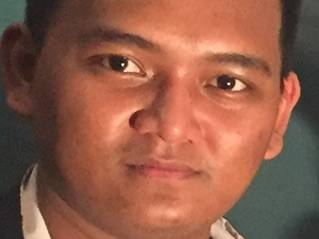
#> input picture ganteng.jpg, 319 x 239 px
$ jupyter execute 'DCT visualization.ipynb'
#> lines starting #> are read from the running program, lines starting #| are printed output that depends on the picture
[cell 1]
import cv2
import numpy as np
import matplotlib.pyplot as plt
from math import sqrt, cos, pi

N, M = 8, 8

# Transform image into DCT

[cell 2]
ganteng = cv2.imread('ganteng.jpg', cv2.IMREAD_GRAYSCALE)
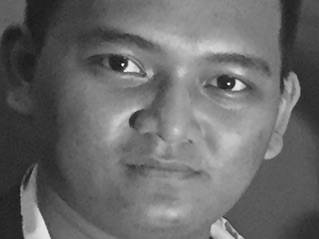
#> ganteng: shape (239, 319); min 20, max 255, mean 105.1
plt.imshow(ganteng, cmap='gray')

[cell 3]
macroblocks = ganteng[128:128+N, 128:128+M]
plt.imshow(macroblocks, cmap='gray')
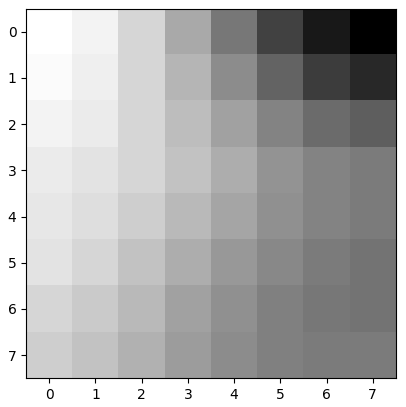
#> figure drawn by matplotlib, 1 panel

[cell 4]
np.float32(macroblocks)

[cell 5]
shifted = (np.float32(macroblocks) - 128)
shifted

[cell 6]
dct = [[0 for _ in range(M)] for _ in range(N)]
for i in range(N):
    for j in range(M):
        for k in range(N):
            for l in range(M):
                k_cos = cos(pi * (2 * k + 1) * i / 2.0 / N)
                l_cos = cos(pi * (2 * l + 1) * j / 2.0 / M)
                dct[i][j] += shifted[k][l] * k_cos * l_cos
        dct[i][j] *= (sqrt(1.0 / N) if (i == 0) else sqrt(2.0 / N))
        dct[i][j] *= (sqrt(1.0 / M) if (j == 0) else sqrt(2.0 / M))
#> after the loop, dct = 8 items
[[round(dct[i][j]) for j in range(M)] for i in range(N)]
#> Out = [[-60, 98, 0, 0, 0, 0, 0, 0], [-7, 35, -8, 0, 0, 0, 0, 0], [-24, 16, 0, 0, 0, 0, 0, 0], [-8, 10, -1, 0, 0, 0, 0, 0], [0, 0, 0, -1, 0, 0, 0, 0], [0, 0, 0, 0, 0, 0, 0, 1], [0, 0, 1, 0, 0, 0, 0, 0], [0, 0, 0, 0, 0, 0, 0, 0]]

[cell 7]
dct_hint = cv2.imread('Dctjpeg.png')
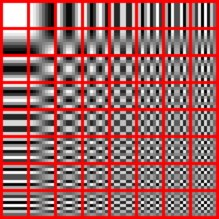
#> input picture Dctjpeg.png, 219 x 219 px
#> dct_hint is the input picture: shape (219, 219, 3); mean B, G, R 99.3, 99.3, 158
plt.imshow(dct_hint)

# Transform DCT back to Image

[cell 8]
new_shifted = [[0 for _ in range(M)] for _ in range(N)]
for i in range(N):
    for j in range(M):
        for k in range(N):
            for l in range(M):
                k_cos = cos(pi * (2 * i + 1) * k / 2.0 / N)
                l_cos = cos(pi * (2 * j + 1) * l / 2.0 / M)
                k_alpha = sqrt(1.0 / N) if (k == 0) else sqrt(2.0 / N)
                l_alpha = sqrt(1.0 / M) if (l == 0) else sqrt(2.0 / M)
                new_shifted[i][j] += dct[k][l] * k_cos * l_cos * k_alpha * l_alpha
#> after the loop, new_shifted = 8 items
[[round(new_shifted[i][j]) for j in range(M)] for i in range(N)]

[cell 9]
new_pixels = np.uint8(np.float32(new_shifted) + 128)
new_pixels

[cell 10]
plt.imshow(new_pixels, cmap='gray')

# Quantize the DCT

[cell 11]
jpeg_q = [
    [16, 11, 10, 16, 24, 40, 51, 61],
    [12, 12, 14, 19, 26, 58, 60, 55],
    [14, 13, 16, 24, 40, 57, 69, 56],
    [14, 17, 22, 29, 51, 87, 80, 62],
    [18, 22, 37, 56, 68, 109, 103, 77],
    [24, 35, 55, 64, 81, 104, 113, 92],
    [49, 64, 78, 87, 103, 121, 120, 101],
    [72, 92, 95, 98, 112, 100, 103, 99]
]

[cell 12]
'''
test_dct = [
    [0, 10, 0, 0, 0, 0, 0, 0],
    [-10, 0, 0, 0, 0, 0, 0, 0],
    [0, 0, 0, 0, 0, 0, 0, 0],
    [0, 0, 0, 0, 0, 0, 0, 0],
    [0, 0, 0, 0, 0, 0, 0, 0],
    [0, 0, 0, 0, 0, 0, 0, 0],
    [0, 0, 0, 0, 0, 0, 0, 0],
    [0, 0, 0, 0, 0, 0, 0, 0],
]
'''
test_dct = dct
#> test_dct = 8 items

[cell 13]
divided = np.float32(test_dct) / np.float32(jpeg_q)
rounded = np.int8([[int(round(divided[i][j])) for j in range(M)] for i in range(N)])
rounded

[cell 14]
compressed_dct = rounded * jpeg_q
compressed_shifted = [[0 for _ in range(M)] for _ in range(N)]
for i in range(N):
    for j in range(M):
        for k in range(N):
            for l in range(M):
                k_cos = cos(pi * (2 * i + 1) * k / 2.0 / N)
                l_cos = cos(pi * (2 * j + 1) * l / 2.0 / M)
                k_alpha = sqrt(1.0 / N) if (k == 0) else sqrt(2.0 / N)
                l_alpha = sqrt(1.0 / M) if (l == 0) else sqrt(2.0 / M)
                compressed_shifted[i][j] += compressed_dct[k][l] * k_cos * l_cos * k_alpha * l_alpha
#> after the loop, compressed_shifted = 8 items
compressed_pixels = np.uint8(np.float32(compressed_shifted) + 128)
compressed_pixels

[cell 15]
plt.imshow(compressed_pixels, cmap='gray')
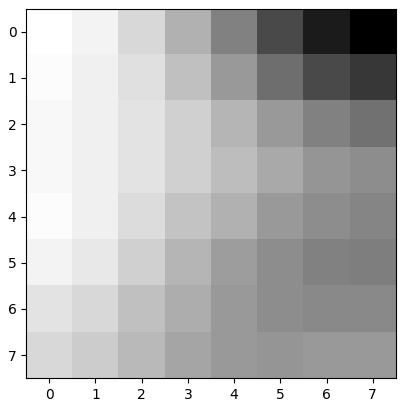
#> figure drawn by matplotlib, 1 panel
